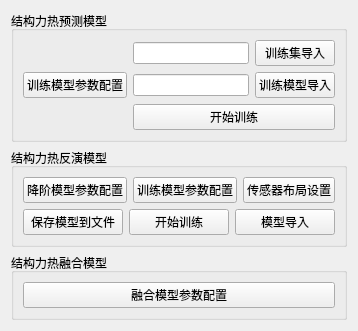
             <widget class="QWidget" name="page_5">
              <layout class="QVBoxLayout" name="verticalLayout_12">
               <item>
                <layout class="QVBoxLayout" name="verticalLayout_7">
                 <item>
                  <widget class="QGroupBox" name="groupBox_7">
                   <property name="title">
                    <string>结构力热预测模型</string>
                   </property>
                   <layout class="QHBoxLayout" name="horizontalLayout_18">
                    <item>
                     <widget class="QPushButton" name="pushButton_23">
                      <property name="text">
                       <string>训练模型参数配置</string>
                      </property>
                     </widget>
                    </item>
                    <item>
                     <layout class="QVBoxLayout" name="verticalLayout_8">
                      <item>
                       <layout class="QHBoxLayout" name="horizontalLayout_19">
                        <item>
                         <widget class="QLineEdit" name="lineEdit_5"/>
                        </item>
                        <item>
                         <widget class="QPushButton" name="pushButton_24">
                          <property name="text">
                           <string>训练集导入</string>
                          </property>
                         </widget>
                        </item>
                       </layout>
                      </item>
                      <item>
                       <layout class="QHBoxLayout" name="horizontalLayout_20">
                        <item>
                         <widget class="QLineEdit" name="lineEdit_6"/>
                        </item>
                        <item>
                         <widget class="QPushButton" name="pushButton_25">
                          <property name="text">
                           <string>训练模型导入</string>
                          </property>
                         </widget>
                        </item>
                       </layout>
                      </item>
                      <item>
                       <layout class="QHBoxLayout" name="horizontalLayout_21">
                        <item>
                         <widget class="QPushButton" name="pushButton_26">
                          <property name="text">
                           <string>开始训练</string>
                          </property>
                         </widget>
                        </item>
                       </layout>
                      </item>
                     </layout>
                    </item>
                   </layout>
                  </widget>
                 </item>
                 <item>
                  <widget class="QGroupBox" name="groupBox_8">
                   <property name="title">
                    <string>结构力热反演模型</string>
                   </property>
                   <layout class="QVBoxLayout" name="verticalLayout_9">
                    <item>
                     <layout class="QHBoxLayout" name="horizontalLayout_22">
                      <item>
                       <widget class="QPushButton" name="pushButton_27">
                        <property name="text">
                         <string>降阶模型参数配置</string>
                        </property>
                       </widget>
                      </item>
                      <item>
                       <widget class="QPushButton" name="pushButton_28">
                        <property name="text">
                         <string>训练模型参数配置</string>
                        </property>
                       </widget>
                      </item>
                      <item>
                       <widget class="QPushButton" name="pushButton_29">
                        <property name="text">
                         <string>传感器布局设置</string>
                        </property>
                       </widget>
                      </item>
                     </layout>
                    </item>
                    <item>
                     <layout class="QHBoxLayout" name="horizontalLayout_23">
                      <item>
                       <widget class="QPushButton" name="pushButton_30">
                        <property name="text">
                         <string>保存模型到文件</string>
                        </property>
                       </widget>
                      </item>
                      <item>
                       <widget class="QPushButton" name="pushButton_31">
                        <property name="text">
                         <string>开始训练</string>
                        </property>
                       </widget>
                      </item>
                      <item>
                       <widget class="QPushButton" name="pushButton_32">
                        <property name="text">
                         <string>模型导入</string>
                        </property>
                       </widget>
                      </item>
                     </layout>
                    </item>
                   </layout>
                  </widget>
                 </item>
                 <item>
                  <widget class="QGroupBox" name="groupBox_9">
                   <property name="title">
                    <string>结构力热融合模型</string>
                   </property>
                   <layout class="QHBoxLayout" name="horizontalLayout_24">
                    <item>
                     <widget class="QPushButton" name="pushButton_33">
                      <property name="text">
                       <string>融合模型参数配置</string>
                      </property>
                     </widget>
                    </item>
                   </layout>
                  </widget>
                 </item>
                </layout>
               </item>
              </layout>
             </widget>
